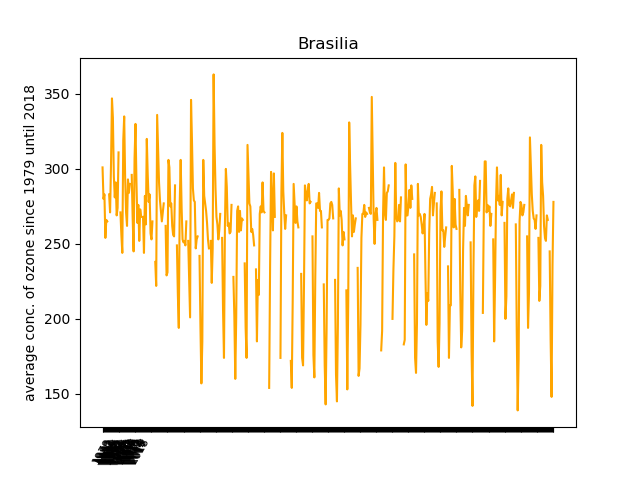

Python code for this plot:
#!/usr/bin/env python3

# pip install netCDF4
# pip install numpy
# pip install json
# pip install matplotlib

from netCDF4 import Dataset
import numpy as np
from numpy import ma
import json
import calendar
import matplotlib.pyplot as plt


'''<==========SET_DEF_VAL==========>'''

lat = 15.46
long = 47.55
city = 'Brasilia'

'''<==========CREATE_MASS==========>'''

max = np.zeros(13)
min = np.zeros(13)
mean = np.zeros(13)
month = []
for name in calendar.month_name:
    month.append(name)
years = [x for x in range(1979, 2019, 1)]

'''<==========MAIN==========>'''


def ploting_ozon():
    fig = plt.figure()
    a1 = fig.add_subplot(111, sharex='all')
    plt.title(f'{city}')
    plt.ylabel('average conc. of ozone since 1979 until 2018')
    a1.set_xticks(np.arange((2019 - 1979) * 12))
    a1.set_xticklabels(years, rotation=60)
    a1.tick_params(axis='x', which='major', labelsize=8)
    '''All'''
    a1.plot(res_col, color='orange')
    '''Jan'''
    a = ma.masked_array([0 for x in range(40)], mask=[0 for x in range(40)])
    k = 0
    for i in range(len(res_col)):
        if i % 12 == 0:
            a[k] = res_col[i]
            k += 1
    a1.plot(a, color='b')
    #Jul
    '''
    x = 0
    for x in range(1979, 2019, 1):
        a.mask[x - 1979] = True
    k = 0
    for i in range(len(res_col)):
        if i % 12 == 6:
            a[k] = res_col[i]
            k += 1
    a1.plot(a, color='r')
    a1.legend(['all', 'jan', 'jul'])
    '''
    plt.savefig('ozon.png')


def ploting():
    fig = plt.figure()
    a1 = fig.add_subplot(111)
    plt.title(f'{city}')
    plt.ylabel('average concentration of ozone')
    a1.plot(max[1:13], color='r')
    a1.set_xticks(np.arange(12))
    a1.set_xticklabels(month[1:13], rotation=20)
    a1.plot(min[1:13], color='b')
    a1.plot(mean[1:13], color='orange')
    a1.legend(['max', ' min', 'mean'])
    plt.savefig('all_years_each_month.png')
    # plt.show()


def put_temp():
    ploting_ozon()
    max[0] = res_col.max()    # ALL
    min[0] = res_col.min()    # ALL
    mean[0] = res_col.mean()  # ALL
    i = 0
    while i < 12:
        k = 0
        while k < len(res_col):
            res_col.mask[k] = True
            t = k
            while t > 11:
                t -= 12
            if t == i:
                res_col.mask[k] = False
                if res_col[k] == 0:
                    res_col.mask[k] = True
            k += 1
        max[i + 1] = res_col.max()
        min[i + 1] = res_col.min()
        mean[i + 1] = res_col.mean()
        i += 1
    ploting()


def save_data(dictData):
    with open("ozon.json", "w", encoding="utf-8") as file:
        json.dump(dictData, file, indent=4, separators=(',', ': '))


def dict_data():
    dictData = {}
    dictData['city'] = f'{city}'
    dictData['coordinates'] = [lat, long]
    i = 1
    while i < len(month):
        dictData[month[i]] = ({'min': min[i], 'max': max[i], 'mean': mean[i]})
        i += 1
    dictData['all'] = ({'min': min[0], 'max': max[0], 'mean': mean[0]})
    save_data(dictData)


def f_read_val():
    global lat
    global long
    global city
    print(f'Default values:\nlat - {lat} : long - {long} : city - {city}\n')
    print(f'Enter the new values to change the coordinates and the city \n')
    while True:
        try:
            lat_tmp = float(input(f'Type LAT or press ENTER to skip: '))
        except ValueError:
            break
        if (lat_tmp < -90.) or (lat_tmp > 90.):
            break
        try:
            long_tmp = float(input(f'Type LAT or press ENTER to skip: '))
        except ValueError:
            break
        if (long_tmp < -179.5) or (long_tmp > 180.):
            break
        try:
            city_tmp = str(input(f'Type CITY or press ENTER to skip:'))
        except ValueError:
            break
        lat = lat_tmp
        long = long_tmp
        city = city_tmp
        break


def main():
    global res_col
    data = Dataset('MSR-2.nc')
    temp_col = data.variables['Average_O3_column']
    # temp_std = data.variables['Average_O3_std'] ### NOT USE ###
    print(data)
    f_read_val()
    res_col = temp_col[:, lat, long]
    put_temp()
    dict_data()
    data.close()


main()


'''<==========UNUSED_BLOCK==========>'''

''' CHECK KEYS AND ITEMS
print(data.dimensions.keys())
print('\n')
print(data.variables.keys())
print('\n')
print(data.dimensions.items())
print('\n')
print(data.variables.items())
print('\n')
'''
